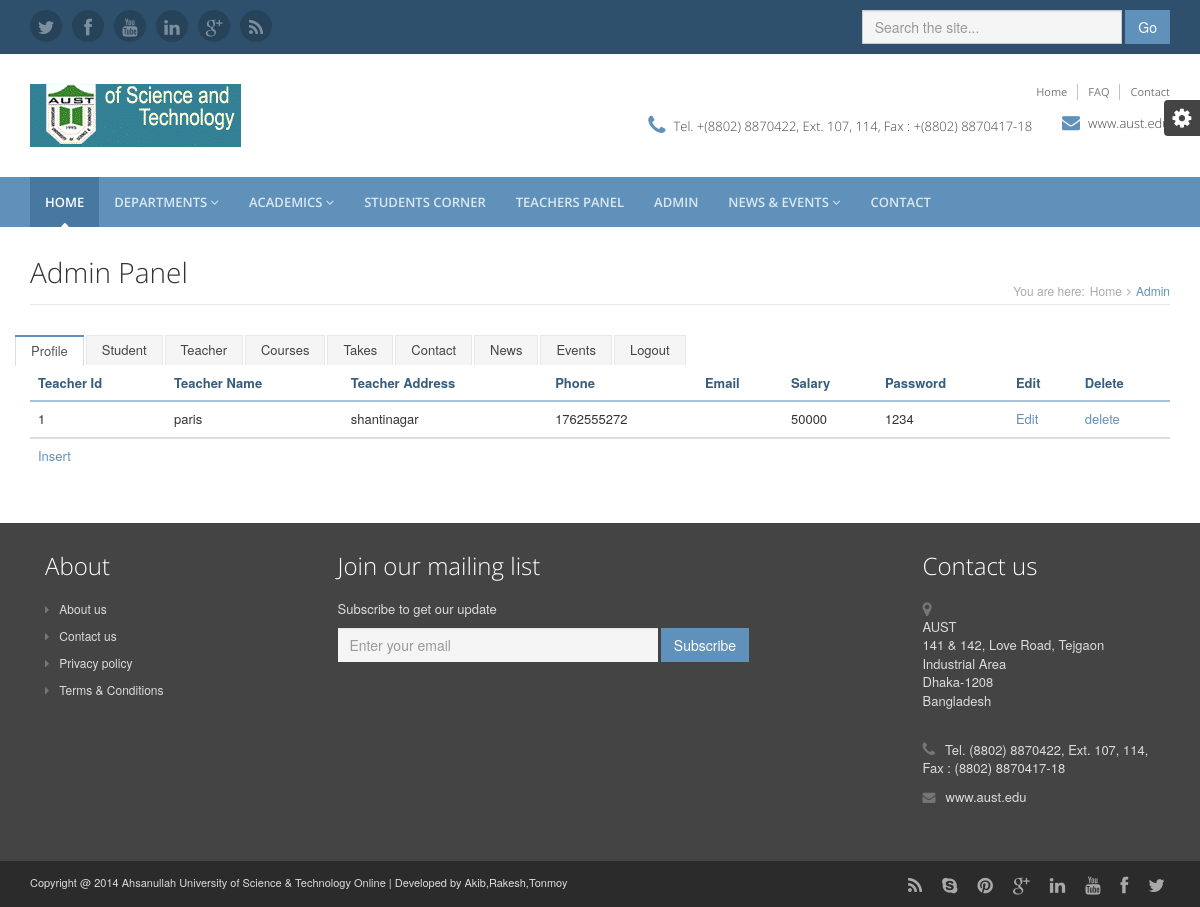
/admin_teacher.php, run on the app's committed database.
### tables this page shows
CREATE TABLE IF NOT EXISTS `teacher_info` (
  `t_id` int(255) NOT NULL AUTO_INCREMENT,
  `t_name` varchar(50) NOT NULL,
  `t_add` varchar(50) NOT NULL,
  `t_ph` int(11) NOT NULL,
  `t_salary` int(20) NOT NULL,
  `pass` varchar(50) NOT NULL,
  PRIMARY KEY (`t_id`),
  UNIQUE KEY `t_ph` (`t_ph`)
);

### admin_teacher.php (the view, shortened to what this page needs)
<?php
	include 'header.php';
?>
<!DOCTYPE html>
<html>
<head>
    <link rel="stylesheet" href="assets/plugins/bootstrap/css/bootstrap.min.css">
    <link rel="stylesheet" href="assets/plugins/font-awesome/css/font-awesome.css">
    <link id="theme-style" rel="stylesheet" href="assets/css/styles.css">
</head>
<body>
	<div class="content container">
            <div class="page-wrapper">
                <header class="page-heading clearfix">
                    <h1 class="heading-title pull-left">Admin Panel</small></h1>
                    <div class="breadcrumbs pull-right">
                        <ul class="breadcrumbs-list">
                            <li class="breadcrumbs-label">You are here:</li>
                            <li><a href="index.php">Home</a><i class="fa fa-angle-right"></i></li>
                            <li class="current">Admin</li>
                        </ul>
                    </div>
                </header>
                <div class="page-content">
                    <div class="row page-row">
                    	<ul class="nav nav-tabs">
                                  <li class="active"><a href="adminpro.php">Profile</a></li>
                                  <li><a href="admin_std.php">Student</a></li>
                                  <li><a href="admin_teacher.php">Teacher</a></li>
                                  <li><a href="admin_course.php">Courses</a></li>
                                  <li><a href="admin_take.php">Takes</a></li>
                                  <li><a href="admin_cntct.php">Contact</a></li>
                                  <li><a href="admin_news.php">News</a></li>
                                  <li><a href="admin_events.php">Events</a></li>
                                  <li><a href="a_logout.php">Logout</a></li>
                                </ul>
	                    <div class="col-md-12">
                        <div class="table-responsive">
                          <table class="table table-hover">
                              <thead>
                                <tr>
                                  <th>
                                    Teacher Id
                                  </th>
                                  <th>
                                    Teacher Name
                                  </th>
                                  <th>
                                    Teacher Address
                                  </th>
                                  <th>
                                    Phone
                                  </th>
                                  <th>
                                    Email
                                  </th>
                                  <th>
                                    Salary
                                  </th>
                                  <th>
                                    Password
                                  </th>
                                  <th>
                                    Edit
                                  </th>
                                  <th>
                                    Delete
                                  </th>
                                </tr>
                              </thead>
                                <?php
                                  $con=mysqli_connect("localhost","root","","project");
                                  $rslt=mysqli_query($con,"SELECT * from teacher_info");
                                  while ($row=mysqli_fetch_array($rslt))
                                    {
                                ?>
                                <tbody>
                                  <tr>
                                    <td>
                                      <?php
                                        echo $row['t_id'];
                                      ?>
                                    </td>
                                    <td>
                                      <?php
                                        echo $row['t_name'];
                                      ?>
                                    </td>
                                    <td>
                                      <?php
                                        echo $row['t_add'];
                                      ?>
                                    </td>
                                    <td>
                                      <?php
                                        echo $row['t_ph'];
                                      ?>
                                    </td>
                                    <td>
                                    </td>
                                    <td>
                                      <?php
                                        echo $row['t_salary'];
                                      ?>
                                    </td>
                                    <td>
                                      <?php
                                        echo $row['pass'];
                                      ?>
                                    </td>
                                    <td>
                                      <a href="teacher_edit.php?id=<?php echo $row['t_id']; ?>">
                                        Edit
                                      </a>
                                    </td>
                                    <td>
                                      <a onclick="return confirm('do you really want to delete this?')"
                                        href="teacher_delete.php?id=<?php echo $row['t_id']; ?>">
                                        delete
                                      </a>
                                    </td>
                                  </tr>
                                </tbody>
                                <tr>
                                    <td>
                                      <a href="teacher_insert.php?id=<?php echo $row['t_id']; ?> ">
                                        Insert
                                      </a>
                                    </td>
                                  </tr>
                                <?php
                                   }
                                ?>
                              </table>
                            </div>
                          </div>
                    </div>
                </div>
            </div>
        </div>
    </div>
  </body>
</html>
<?php
    include 'footer.php';
?>

### assets/css/styles.css (style rules this page uses)
html, body { height: 100%; }
body { font-size: 13px; -webkit-font-smoothing: antialiased; -moz-osx-font-smoothing: grayscale; }
h1, h2, h3, h4, h5, h6 { font-family: 'open sans', arial, sans-serif; font-weight: 300; }
a { color: #6091ba; -webkit-transition: all 0.4s ease-in-out; -moz-transition: all 0.4s ease-in-out; -ms-transition: all 0.4s ease-in-out; -o-transition: all 0.4s ease-in-out; }
.nav-tabs { border-bottom: none; position: relative; margin-bottom: -1px; }
.nav > li > a { font-size: 13px; }
.nav-tabs > li > a { border: 1px solid #e8e8e8; border-bottom: none; background: #f5f5f5; padding: 5px 15px; margin-right: 0; -webkit-border-radius: 0; -moz-border-radius: 0; -ms-border-radius: 0; -o-border-radius: 0; border-radius: 0; -moz-background-clip: padding; -webkit-background-clip: padding-box; background-clip: padding-box; color: #444444; -webkit-transition: all 0s; -moz-transition: all 0s; -ms-transition: all 0s; -o-transition: all 0s; }
.nav-tabs > li { margin-right: 2px; }
.nav-tabs > li.active { border-top: 2px solid #6091ba; }
.nav-tabs > li.active a, .nav-tabs > li.active a:hover, .nav-tabs > li.active a:active, .nav-tabs > li.active a:focus { border-bottom: 0; border-top: 0; }
.table > thead > tr > th, .table > tbody > tr > th, .table > tfoot > tr > th, .table > thead > tr > td, .table > tbody > tr > td, .table > tfoot > tr > td { border-top: 1px solid #ebebeb; }
.table > thead > tr > th { border-bottom: 2px solid #a7c2d9; color: #365d7e; }
.page-wrapper .page-heading { margin-bottom: 30px; border-bottom: 1px solid #e8e8e8; }
.page-wrapper .page-heading h1.heading-title { margin-top: 0; display: inline-block; font-size: 28px; }
.page-wrapper .breadcrumbs { display: inline-block; }
.page-wrapper .breadcrumbs ul { padding-top: 25px; margin: 0; }
.page-wrapper .breadcrumbs ul li { color: #6091ba; font-size: 12px; float: left; list-style: none; display: inline-block; }
.page-wrapper .breadcrumbs ul li a { display: inline-block; padding: 0 5px; color: #aaaaaa; }
.page-wrapper .breadcrumbs ul li.breadcrumbs-label { padding-right: 0; color: #aaaaaa; }
.page-wrapper .breadcrumbs ul li.current { max-width: 250px; white-space: nowrap; overflow: hidden; text-overflow: ellipsis; }
.page-wrapper .breadcrumbs ul li .fa { margin-right: 5px; color: #aaaaaa; }
.page-wrapper ul li { margin-bottom: 5px; }
.page-wrapper ul li .fa { margin-right: 5px; color: #6091ba; }
.page-wrapper ul.nav li { margin-bottom: 0; }
.page-wrapper .page-content .page-row { margin-bottom: 30px; }
@media (min-width: 992px) { html, body { height: 100%; } }
@media (min-width: 992px) { body { font-size: 13px; } }

### data on the page
teacher_info: t_id "1", t_name "paris", t_add "shantinagar", t_ph "1762555272", t_salary "50000", pass "1234"
